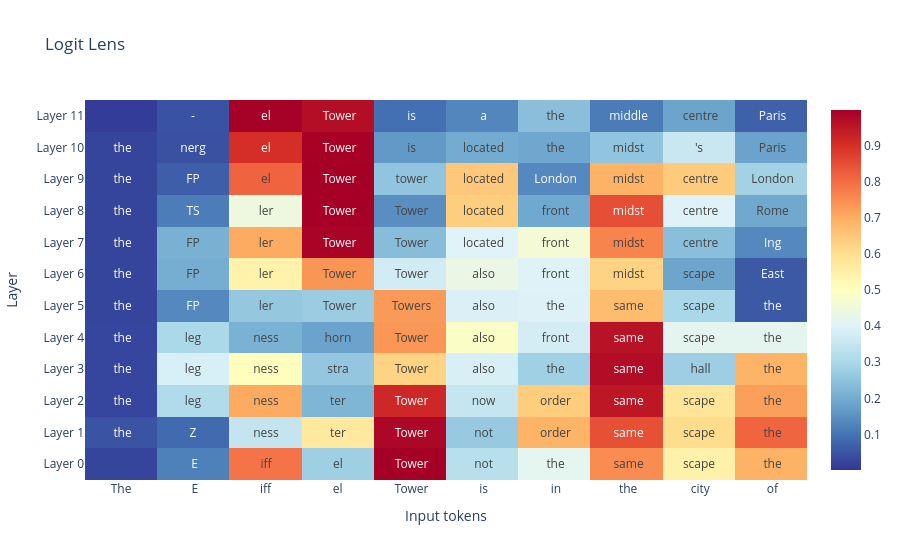

The code cell stored with this chart in its notebook:
### Markdown cell above
## 3. Plot the layer-by-layer prediction

Rows are layers, columns are token positions. Each cell shows the token that layer
would predict at that position, shaded by its probability. Read the rightmost
column bottom-to-top to watch the final answer form.

### Code cell
Plot(output_dir=OUTPUT_DIR)(results);

### Figure 1 — Plotly figure (JSON) as saved in the notebook; plotly's stock layout.template omitted (floating-point values rounded to 4 significant figures)
{"data": [{"colorscale": [[0.0, "rgb(49,54,149)"], [0.1, "rgb(69,117,180)"], [0.2, "rgb(116,173,209)"], [0.3, "rgb(171,217,233)"], [0.4, "rgb(224,243,248)"], [0.5, "rgb(255,255,191)"], [0.6, "rgb(254,224,144)"], [0.7, "rgb(253,174,97)"], [0.8, "rgb(244,109,67)"], [0.9, "rgb(215,48,39)"], [1.0, "rgb(165,0,38)"]], "text": [["\n", " E", "iff", "el", " Tower", " not", " the", " same", "scape", " the"], [" the", "Z", "ness", "ter", " Tower", " not", " order", " same", "scape", " the"], [" the", "leg", "ness", "ter", " Tower", " now", " order", " same", "scape", " the"], [" the", "leg", "ness", "stra", " Tower", " also", " the", " same", " hall", " the"], [" the", "leg", "ness", "horn", " Tower", " also", " front", " same", "scape", " the"], [" the", "FP", "ler", " Tower", " Towers", " also", " the", " same", "scape", " the"], [" the", "FP", "ler", " Tower", " Tower", " also", " front", " midst", "scape", " East"], [" the", "FP", "ler", " Tower", " Tower", " located", " front", " midst", " centre", " Ing"], [" the", "TS", "ler", " Tower", " Tower", " located", " front", " midst", " centre", " Rome"], [" the", "FP", "el", " Tower", " tower", " located", " London", " midst", " centre", " London"], [" the", "nerg", "el", " Tower", " is", " located", " the", " midst", "'s", " Paris"], ["\n", "-", "el", " Tower", " is", " a", " the", " middle", " centre", " Paris"]], "texttemplate": "%{text}", "type": "heatmap", "x": ["The", " E", "iff", "el", " Tower", " is", " in", " the", " city", " of"], "y": ["Layer 0", "Layer 1", "Layer 2", "Layer 3", "Layer 4", "Layer 5", "Layer 6", "Layer 7", "Layer 8", "Layer 9", "Layer 10", "Layer 11"], "z": [[0.02498, 0.1215, 0.7903, 0.2775, 0.9977, 0.3238, 0.4152, 0.7521, 0.5446, 0.69], [0.04747, 0.08491, 0.3477, 0.5693, 0.9837, 0.2637, 0.6872, 0.8454, 0.6063, 0.8129], [0.02606, 0.3097, 0.7041, 0.2207, 0.9182, 0.3488, 0.6374, 0.9504, 0.5848, 0.7202], [0.02635, 0.3843, 0.504, 0.2592, 0.6246, 0.385, 0.2797, 0.9724, 0.2765, 0.6878], [0.02614, 0.3009, 0.2122, 0.1841, 0.7355, 0.4866, 0.3781, 0.9603, 0.4141, 0.4145], [0.02568, 0.135, 0.2606, 0.2714, 0.7305, 0.3887, 0.3943, 0.6723, 0.2979, 0.05754], [0.02543, 0.2042, 0.5428, 0.7381, 0.3724, 0.4328, 0.3978, 0.6245, 0.187, 0.05667], [0.02533, 0.2113, 0.7032, 0.9907, 0.2364, 0.4002, 0.4634, 0.7643, 0.2411, 0.1356], [0.02531, 0.1166, 0.4458, 0.9971, 0.1459, 0.6361, 0.1933, 0.8479, 0.3974, 0.1916], [0.02532, 0.06472, 0.8147, 0.9981, 0.2534, 0.649, 0.1346, 0.6901, 0.6443, 0.2854], [0.0255, 0.0444, 0.9033, 0.9942, 0.1661, 0.1986, 0.1902, 0.2531, 0.3555, 0.1834], [0.0136, 0.04671, 0.9959, 0.9699, 0.09402, 0.1314, 0.2401, 0.1148, 0.185, 0.06997]], "zmid": 0.5}], "layout": {"title": {"text": "Logit Lens"}, "xaxis": {"title": {"text": "Input tokens"}}, "yaxis": {"title": {"text": "Layer"}}}}
